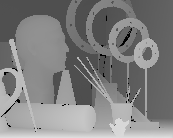
#> input picture lowres_depth.png, 173 x 138 px, given in place of im2.ppm, which was not available
$ python upsampling.py
#> lines starting #> are read from the running program, lines starting #| are printed output that depends on the picture; pictures that were not available may be replaced by others from this repository, and a replacement may not be noted
### bilateral.py
import numpy as np
import cv2
from joblib import Parallel, delayed

def distance(x, y, i, j): return np.sqrt((x-i)**2 + (y-j)**2)

def gaussian(x, sigma): return (1.0 / (2 * np.pi * (sigma ** 2))) * np.exp(- (x ** 2) / (2 * sigma ** 2))

def bilateral_filter(f, g, x, y, kernel_size, sigma_spatial, sigma_range):
    #f used for weighting
    #g is filtered

    hl = int(kernel_size/2)
    center_x = x + hl
    center_y = y + hl

    i_filtered = 0
    Wp = 0
    for i in range(kernel_size):
        for j in range(kernel_size):

            window_x = x + i
            window_y = y + j

            mean_i = int(f[window_x,window_y]) - int(f[center_x][center_y])
            mean_s = distance(window_x, window_y, center_x, center_y)

            prod = gaussian(mean_i, sigma_range) * gaussian(mean_s, sigma_spatial)
            i_filtered += g[window_x][window_y] * prod
            Wp += prod

    i_filtered = i_filtered / Wp
    return int(round(i_filtered))

# [28 lines left out: function weighted_median_bilateral_filter, not called in this run]


def jbf(f, g, kernel_size, sigma_i, sigma_s):
    #f used for weighting
    #g is filtered

    hl = int(kernel_size/2)
    height,width = g.shape

    # filtered_image =  Parallel(n_jobs=-1)(delayed(bilateral_filter)(
    # cv2.copyMakeBorder(f,hl,hl,hl,hl,cv2.BORDER_REPLICATE),
    # cv2.copyMakeBorder(g,hl,hl,hl,hl,cv2.BORDER_REPLICATE),
    # i,
    # j,
    # kernel_size,
    # sigma_i,
    # sigma_s) for i in range(height) for j in range(width))


    filtered_image =  [(bilateral_filter)(
    cv2.copyMakeBorder(f,hl,hl,hl,hl,cv2.BORDER_REPLICATE),
    cv2.copyMakeBorder(g,hl,hl,hl,hl,cv2.BORDER_REPLICATE),
    i,
    j,
    kernel_size,
    sigma_i,
    sigma_s) for i in range(height) for j in range(width)]

    return np.array(filtered_image, dtype = np.uint8).reshape(g.shape)

# [30 lines left out: function jbmf, not called in this run]


def upsampling_iterative(rgb, depth, kernel, s1, s2, weights=None):

    print("Upsample iterative running: {}, {}, {}".format(kernel, s1, s2))

    rgb_ori = rgb.copy()
    uf = int(np.log2(rgb.shape[1]/depth.shape[1]))

    for i in range(uf):

        print("{} iter from {}".format(i, uf))

        dim = (depth.shape[1] * 2, depth.shape[0] * 2)
        rgb = cv2.resize(rgb, dim)
        depth = cv2.resize(depth, dim)

        if weights is None:
            depth = jbf(rgb, depth, kernel, s1, s2)
        else:
            depth = jbmf(rgb, depth, kernel, s1, s2, weights)

    depth = cv2.resize(depth, (rgb_ori.shape[1], rgb_ori.shape[0]))

    if weights is None:
        return jbf(rgb_ori, depth, kernel, s1, s2)

    return jbmf(rgb_ori, depth, kernel, s1, s2, weights)


def upsampling(rgb, depth, kernel, s1, s2, weights=None):

    print("Upsample running: {}, {}, {}".format(kernel, s1, s2))

    if weights is None:
        return jbf(rgb, cv2.resize(depth, (rgb.shape[1], rgb.shape[0])), kernel, s1, s2)

    return jbmf(rgb, cv2.resize(depth, (rgb.shape[1], rgb.shape[0])), kernel, s1, s2, weights)

### upsampling.py
import cv2
from datetime import datetime
from bilateral import upsampling, upsampling_iterative

TEST_MODE = True

if __name__ == "__main__":

    SIGMA_SPATIAL = 4
    SIGNA_RANGE = 4
    KERNEL = 7

    rgb = cv2.imread("im2.ppm", 0)
#> rgb is the input picture: shape (138, 173); min 0, max 222, mean 128.3
    depth = cv2.imread("disp2.png", 0)
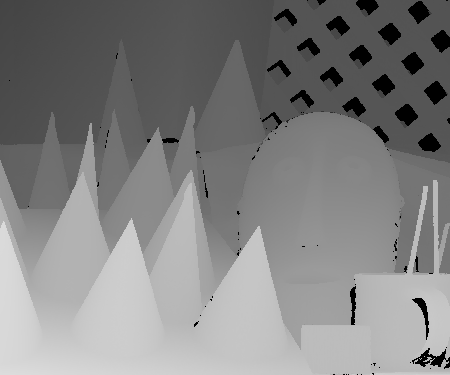
#> input picture disp2.png, 450 x 375 px
#> depth is the input picture: shape (375, 450); min 0, max 220, mean 129.8
    print(rgb.shape)
#| (138, 173)

    if TEST_MODE:
        scale_percent = 30
        width = int(rgb.shape[1] * scale_percent / 100)
#> width = 51
        height = int(rgb.shape[0] * scale_percent / 100)
#> height = 41
        dim = (width, height)
#> dim = (51, 41)
        rgb = cv2.resize(rgb, dim)
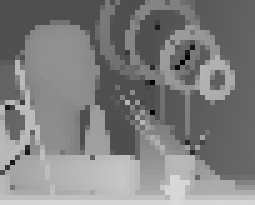
#> rgb: shape (41, 51) (shown 5 times larger); min 0, max 217, mean 127.6
        print(rgb.shape)
#| (41, 51)

    start=datetime.now()
    upsampled = upsampling(rgb, depth, KERNEL, SIGMA_SPATIAL, SIGNA_RANGE)
#> in jbf, `filtered_image =  [(bilateral_filter)( cv2.copyMakeBorder(f,hl,hl,hl,h..`: filtered_image = 2091 values, max 218 at index 2040, min 19 at index 657, mean 130.1
#> in jbf, `filtered_image =  [(bilateral_filter)( cv2.copyMakeBorder(f,hl,hl,hl,h..`:
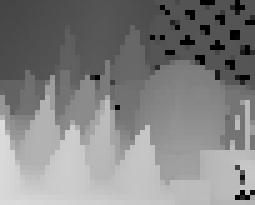
#> g: shape (41, 51) (shown 5 times larger); min 0, max 218, mean 130
#> in jbf, `return np.array(filtered_image, dtype = np.uint8).reshape(g.shape)`:
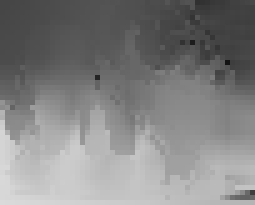
#> returned value: shape (41, 51) (shown 5 times larger); min 19, max 218, mean 130.1
    print(datetime.now()-start)

    cv2.imwrite("upsampled_sf.png",upsampled)

    start=datetime.now()
    upsampled = upsampling_iterative(rgb, depth, KERNEL, SIGMA_SPATIAL, SIGNA_RANGE)
    print(datetime.now()-start)

    cv2.imwrite("upsampled_it.png",upsampled)
